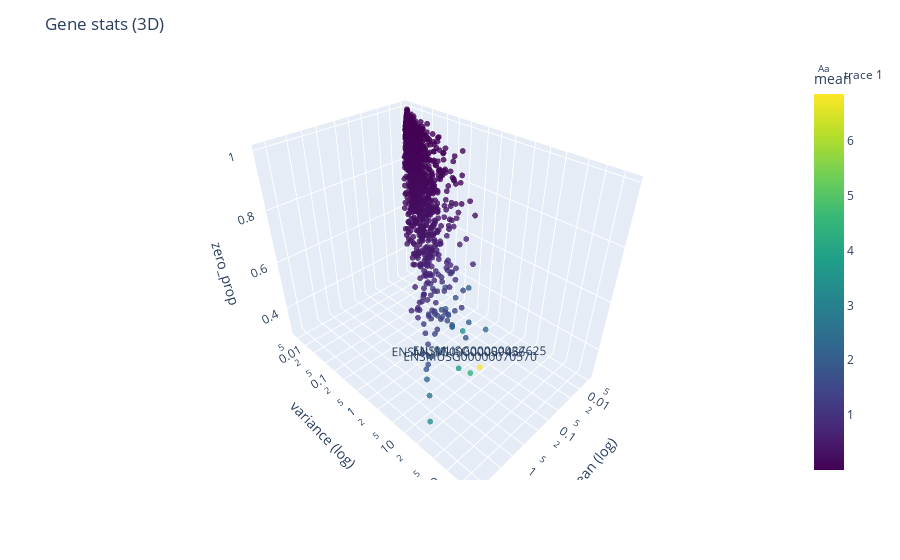

Here is the notebook cell this chart was saved with:
### Markdown cell above
Because imaging-based slices usually have a smaller gene panle but lower dropout rate, the shape of feature cloud will be slightly different.

### Code cell
gene_list = adata_merfish.var_names.tolist()
exp_matrix = adata_merfish.X.toarray() if hasattr(adata_merfish.X, 'toarray') else adata_merfish.X.copy()
stats = pd.DataFrame(
    {'mean': np.mean(exp_matrix, axis=0),
    'variance': np.var(exp_matrix, axis=0),
    'zero_prop': 1 - (np.count_nonzero(exp_matrix, axis=0) / adata_merfish.n_obs)},
    index=gene_list
).clip(lower=1e-10)

print(stats.head())

plot_stats_3d(stats, genes=stats.index.tolist())

### Figure 1 — Plotly figure (JSON) as saved in the notebook; plotly's stock layout.template omitted (floating-point values rounded to 4 significant figures; data arrays with more than 128 entries replaced by an {"elided": "..."} marker saying what was removed)
{"data": [{"hovertemplate": "<b>%{hovertext}</b><br><br>mean=%{marker.color}<br>variance=%{y}<br>zero_prop=%{z}<extra></extra>", "hovertext": {"elided": "1122 str values"}, "legendgroup": "", "marker": {"color": {"elided": "1122 float values"}, "coloraxis": "coloraxis", "opacity": 0.8, "size": 2, "symbol": "circle"}, "mode": "markers", "name": "", "scene": "scene", "showlegend": false, "type": "scatter3d", "x": {"elided": "1122 float values"}, "y": {"elided": "1122 float values"}, "z": {"elided": "1122 float values"}}, {"marker": {"opacity": 0, "size": 0.1}, "mode": "text", "text": ["ENSMUSG00000037625", "ENSMUSG00000070570", "ENSMUSG00000059456"], "textposition": "top center", "type": "scatter3d", "x": [6.843, 4.461, 3.764], "y": [263.4, 132.7, 69.72], "z": [0.7328, 0.6485, 0.6175]}], "layout": {"coloraxis": {"colorbar": {"title": {"text": "mean"}}, "colorscale": [[0, "#440154"], [0.1111, "#482878"], [0.2222, "#3e4989"], [0.3333, "#31688e"], [0.4444, "#26828e"], [0.5556, "#1f9e89"], [0.6667, "#35b779"], [0.7778, "#6ece58"], [0.8889, "#b5de2b"], [1, "#fde725"]]}, "legend": {"tracegroupgap": 0}, "margin": {"t": 60}, "scene": {"domain": {"x": [0, 1], "y": [0, 1]}, "xaxis": {"title": {"text": "mean (log)"}, "type": "log"}, "yaxis": {"title": {"text": "variance (log)"}, "type": "log"}, "zaxis": {"title": {"text": "zero_prop"}}}, "title": {"text": "Gene stats (3D)"}}}
